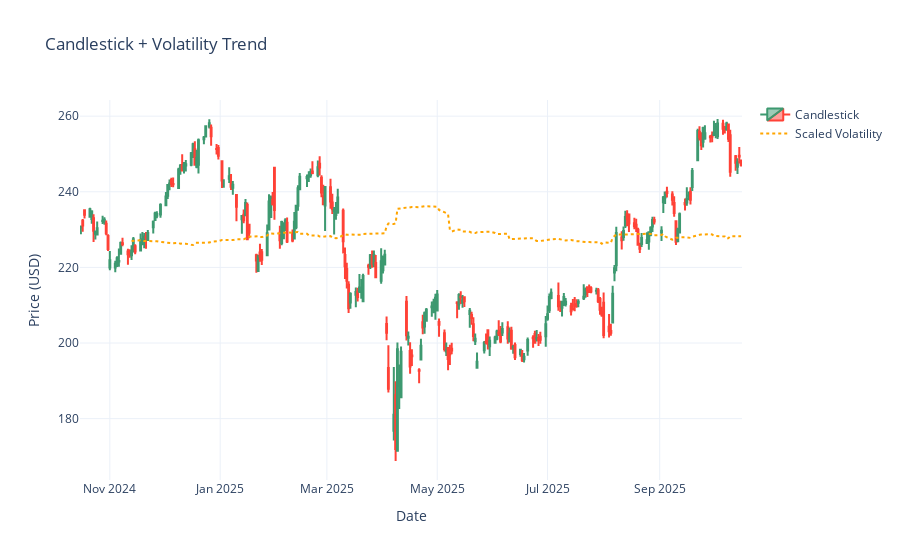

The code cell stored with this chart in its notebook:
### Code cell
fig = go.Figure(data=[go.Candlestick(
    x=data['Date'],
    open=data['open'], high=data['high'],
    low=data['low'], close=data['close'],
    name='Candlestick'
)])

# Adiciona a linha da volatilidade
fig.add_trace(go.Scatter(
    x=data['Date'], y=data['Volatility']*data['close'].mean() + data['close'].mean(),
    mode='lines', name='Scaled Volatility', line=dict(color='orange', dash='dot')
))

fig.update_layout(
    title=' Candlestick + Volatility Trend',
    xaxis_title='Date', yaxis_title='Price (USD)',
    xaxis_rangeslider_visible=False, template='plotly_white'
)
fig.show()

### Figure 1 — Plotly figure (JSON) as saved in the notebook; plotly's stock layout.template omitted (floating-point values rounded to 4 significant figures; data arrays with more than 128 entries replaced by an {"elided": "..."} marker saying what was removed)
{"data": [{"close": {"elided": "252 float values"}, "high": {"elided": "252 str values"}, "low": {"elided": "252 str values"}, "name": "Candlestick", "open": {"elided": "252 str values"}, "type": "candlestick", "x": {"elided": "252 str values"}}, {"line": {"color": "orange", "dash": "dot"}, "mode": "lines", "name": "Scaled Volatility", "type": "scatter", "x": {"elided": "252 str values"}, "y": {"elided": "252 float values"}}], "layout": {"title": {"text": " Candlestick + Volatility Trend"}, "xaxis": {"rangeslider": {"visible": false}, "title": {"text": "Date"}}, "yaxis": {"title": {"text": "Price (USD)"}}}}
